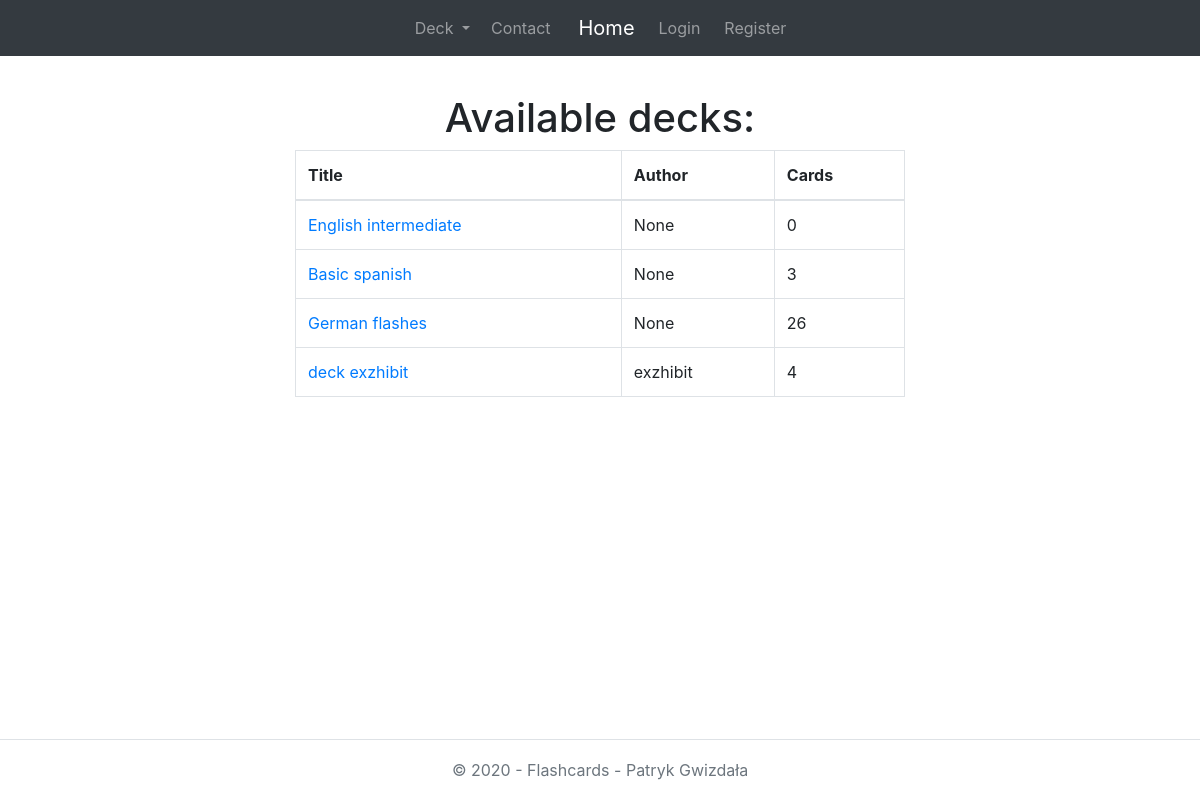
The page /decks/ on the database as committed earlier.
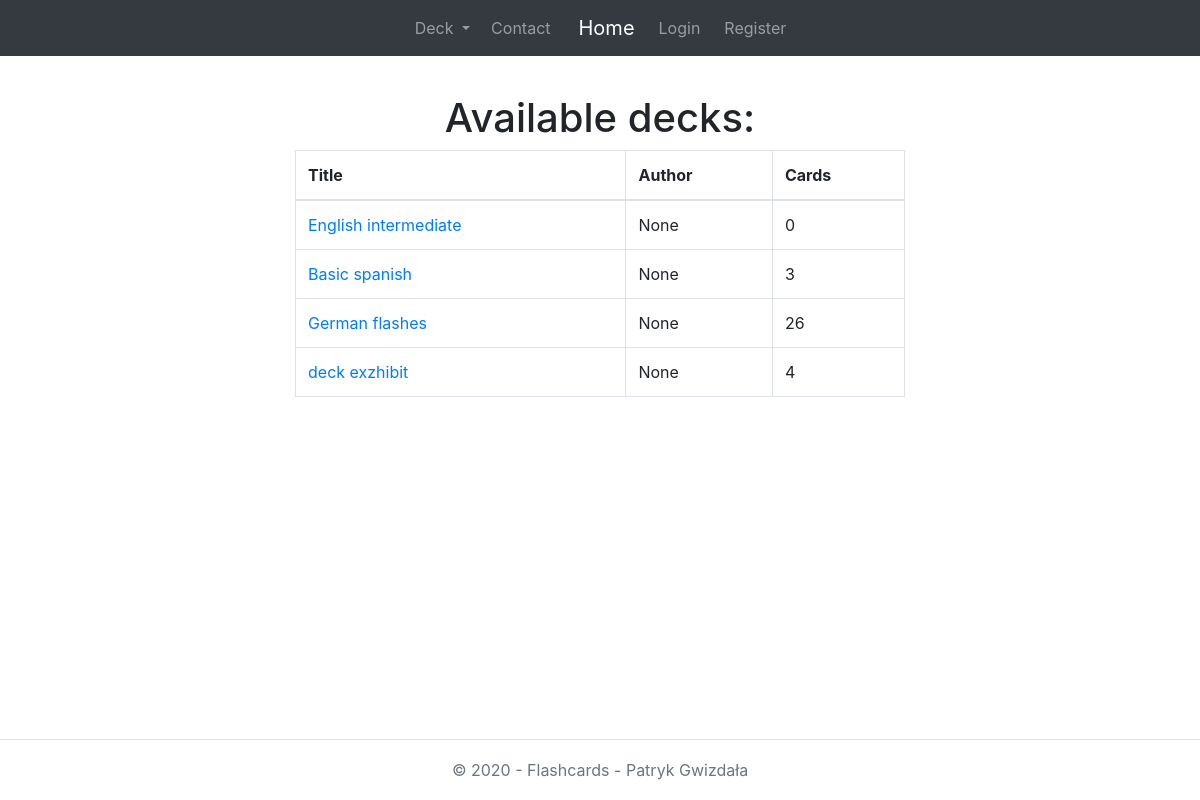
The same page on the database as committed later.
### FlashcardsWeb/models.py (models this page shows, shortened)
class Deck(models.Model):
    creator = models.ForeignKey(User, on_delete=models.SET_NULL, null=True, blank=True)
    title = models.CharField(max_length=64, null=False, blank=False, help_text="64 characters maximum")
    description = models.CharField(max_length=64, null=False, blank=True)
    is_public = models.BooleanField(default=False)
    def num_of_cards(self):
        return self.card_set.count()
    num_of_cards.short_description = 'Card Count'

### FlashcardsWeb/views.py (the view)
# urls.py: path('decks/', DeckListView.as_view(), name='decks'),
class DeckListView(ListView):
    paginate_by = 13
    model = Deck
    template_name = 'deck/deck_list.html'
    context_object_name = 'decks'
    success_url = reverse_lazy('decks')
    def get_queryset(self):
        return Deck.objects.all().filter(is_public=True)

### FlashcardsWeb/templates/deck/deck_list.html (shortened to what this page needs)
{% extends 'base.html' %}
{% block content %}
    <div class="col-md-8 col-xs-12">
        <br>
    <div class="row justify-content-center text-center">
        <h1> Available decks: </h1>
    </div>
        {% if decks %}
            <div class="table-responsive">
                <table class="table table-bordered">
                    <thead>
                    <tr>
                        <th scope="col">Title</th>
                        <th scope="col">Author</th>
                        <th scope="col">Cards</th>
                    </tr>
                    </thead>
                    <tbody>
                    {% for deck in decks %}
                        <tr>
                            <td><a href="{% url 'deck_detail' deck.pk %}">{{ deck.title }}</a></td>
                            <td>{{ deck.creator }}</td>
                            <td>{{ deck.num_of_cards }}</td>
                        </tr>
                    {% empty %}
                        <tr class="table-active">
                            <td colspan="3">No data</td>
                        </tr>
                    {% endfor %}
                    </tbody>
                </table>
            </div>
        {% else %}
            <h1>No decks found.</h1>
        {% endif %}
{% endblock %}

Rows that differ between the two databases and show on the page:
changed Deck "deck exzhibit": creator "exzhibit" → "None"
